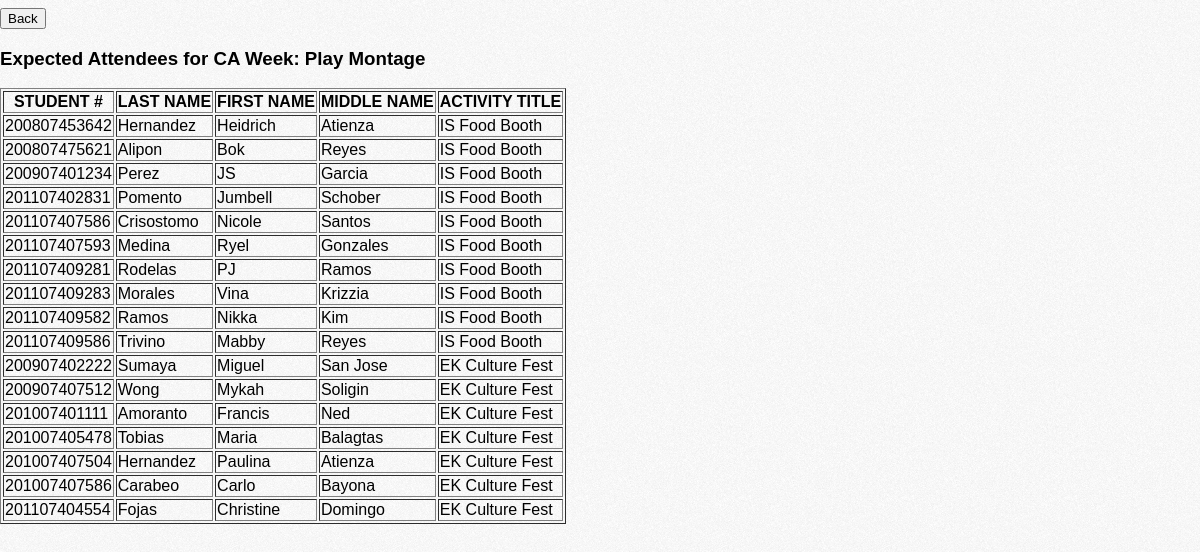
Page /V2/expectedattendees.php on the committed database.
### tables this page shows
CREATE TABLE IF NOT EXISTS `Student` (
  `student_id` varchar(12) NOT NULL,
  `first_name` varchar(30) NOT NULL,
  `middle_name` varchar(30) NOT NULL,
  `last_name` varchar(30) NOT NULL,
  `batch` varchar(4) NOT NULL,
  `degree_program` varchar(100) NOT NULL,
  PRIMARY KEY (`student_id`)
);

### V2/expectedattendees.php (the view, shortened to what this page needs)
<html>
	<head>
			<link rel="stylesheet" type="text/css" href="../CSS/main.css" />
	</head>
	<body>
		<div class="contentTable">
				<FORM>
					<INPUT TYPE="button" VALUE="Back" onClick="history.go(-1);return true;">
				</FORM>
		<?php
		$result = mysql_query("SELECT DISTINCT student.student_id, last_name, first_name, middle_name, title
								FROM Requires, Activity, Student
								WHERE Requires.act_id = Activity.act_id
								AND Requires.student_id = Student.student_id");
		echo"<h3>Expected Attendees for CA Week: Play Montage</h3>";
		echo "<table border='1'>
		<tr>
		<th>STUDENT # </th>
		<th>LAST NAME</th>
		<th>FIRST NAME</th>
		<th>MIDDLE NAME</th>
		<th>ACTIVITY TITLE</th>
		</tr>";
		while($row = mysql_fetch_array($result))
		  {
		  echo "<tr>";
		  echo "<td>" . $row['student_id'] . "</td>";
		  echo "<td>" . $row['last_name'] . "</td>";
		  echo "<td>" . $row['first_name'] . "</td>";
		  echo "<td>" . $row['middle_name'] . "</td>";
		  echo "<td>" . $row['title'] . "</td>";
		  echo "</tr>";
		  }
		echo "</table>";
		?>
</body>
</html>

### CSS/main.css (style rules this page uses)
body { width:100%; background:#ccffcc url('../Images/bg.gif'); margin-left:auto; margin-right:auto; font-family: sans-serif; font-size: 1em; }

### rows in the picture
student: student_id "200807453642", last_name "Hernandez", first_name "Heidrich", middle_name "Atienza", title "IS Food Booth"
student: student_id "200807475621", last_name "Alipon", first_name "Bok", middle_name "Reyes", title "IS Food Booth"
student: student_id "200907401234", last_name "Perez", first_name "JS", middle_name "Garcia", title "IS Food Booth"
student: student_id "201107402831", last_name "Pomento", first_name "Jumbell", middle_name "Schober", title "IS Food Booth"
student: student_id "201107407586", last_name "Crisostomo", first_name "Nicole", middle_name "Santos", title "IS Food Booth"
student: student_id "201107407593", last_name "Medina", first_name "Ryel", middle_name "Gonzales", title "IS Food Booth"
student: student_id "201107409281", last_name "Rodelas", first_name "PJ", middle_name "Ramos", title "IS Food Booth"
student: student_id "201107409283", last_name "Morales", first_name "Vina", middle_name "Krizzia", title "IS Food Booth"
student: student_id "201107409582", last_name "Ramos", first_name "Nikka", middle_name "Kim", title "IS Food Booth"
student: student_id "201107409586", last_name "Trivino", first_name "Mabby", middle_name "Reyes", title "IS Food Booth"
student: student_id "200907402222", last_name "Sumaya", first_name "Miguel", middle_name "San Jose", title "EK Culture Fest"
student: student_id "200907407512", last_name "Wong", first_name "Mykah", middle_name "Soligin", title "EK Culture Fest"
student: student_id "201007401111", last_name "Amoranto", first_name "Francis", middle_name "Ned", title "EK Culture Fest"
student: student_id "201007405478", last_name "Tobias", first_name "Maria", middle_name "Balagtas", title "EK Culture Fest"
student: student_id "201007407504", last_name "Hernandez", first_name "Paulina", middle_name "Atienza", title "EK Culture Fest"
student: student_id "201007407586", last_name "Carabeo", first_name "Carlo", middle_name "Bayona", title "EK Culture Fest"
student: student_id "201107404554", last_name "Fojas", first_name "Christine", middle_name "Domingo", title "EK Culture Fest"
